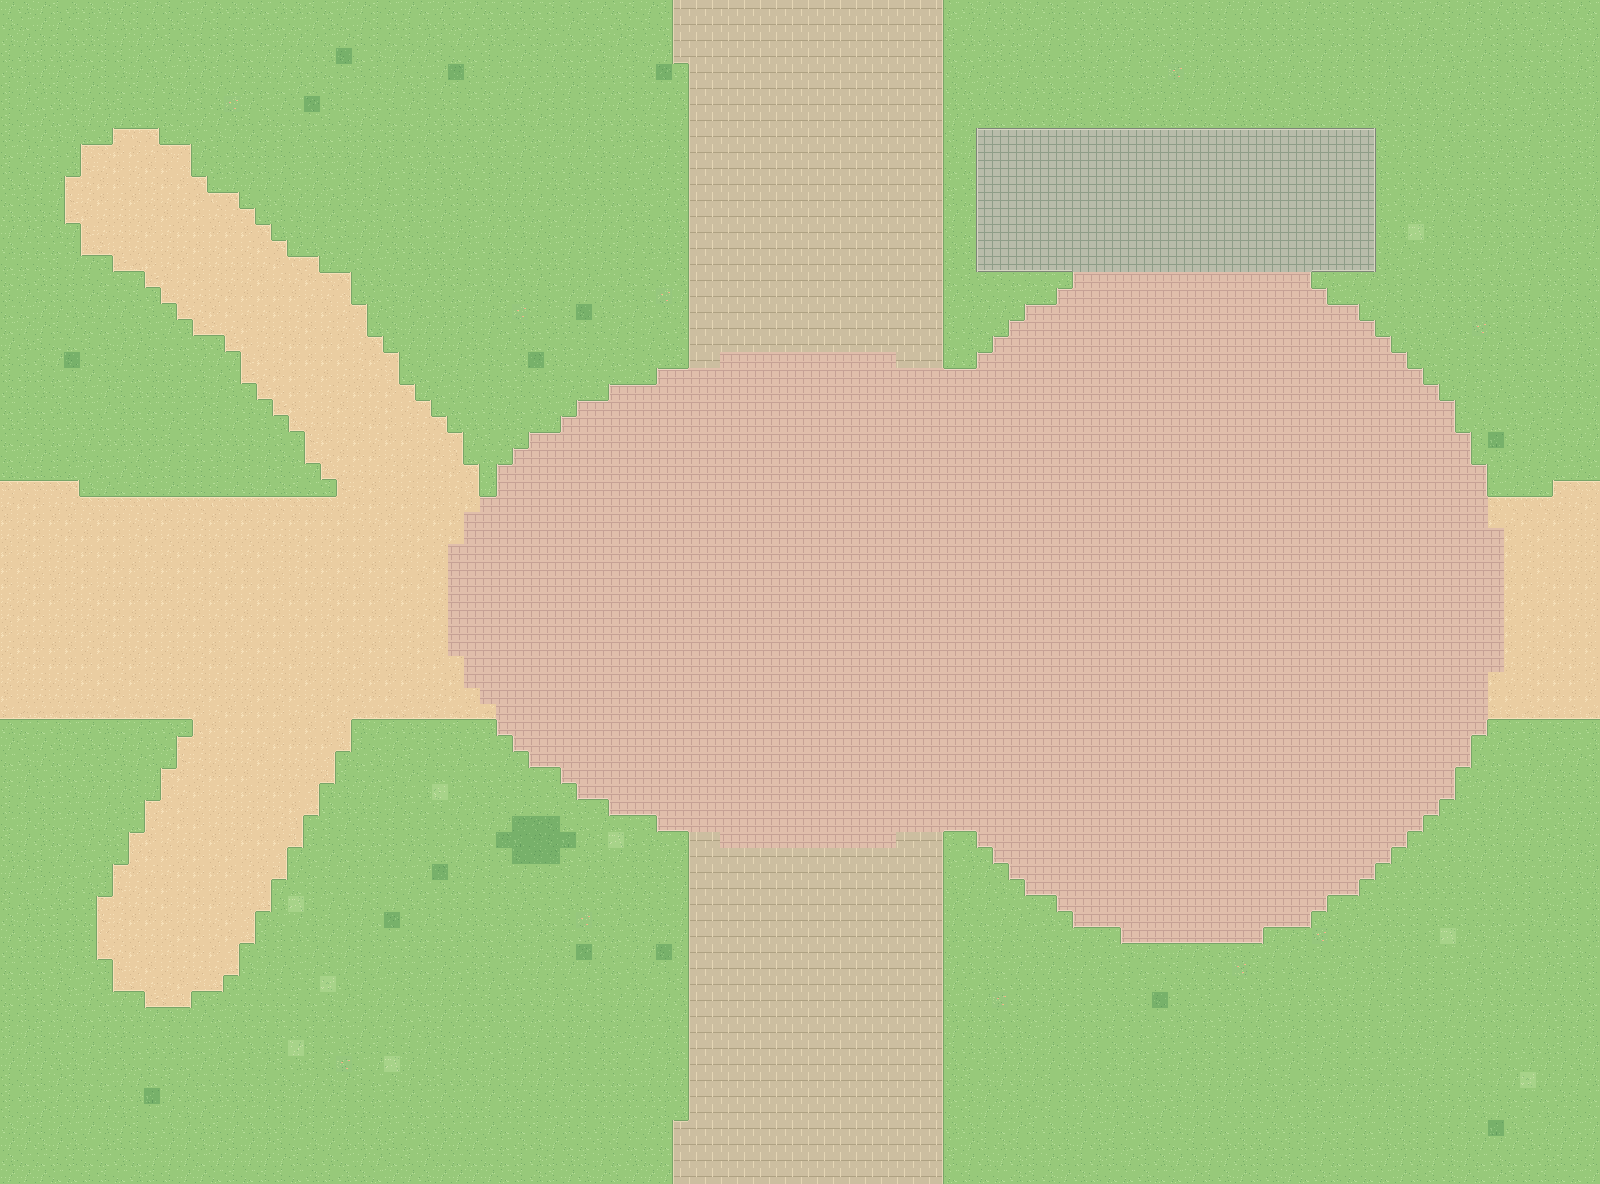

Rendered tile map (Tiled .tmx) drawn with the repository's tilesets; below, a short description and the map source with its tile grids summarised:
An orthogonal 100x74 tile map with 16x16 px tiles, 4 tile layers (Ground, Landscape, Roads, BuildingPads) and 10 objects (3x scene_portal, 2x landmark_area, 2x area_label, building_slot, spawn, ...).

<map version="1.10" tiledversion="1.11.2" orientation="orthogonal" renderorder="right-down" width="100" height="74" tilewidth="16" tileheight="16" infinite="0" nextlayerid="9" nextobjectid="800" backgroundcolor="#97C97A">
  <properties>
    <property name="scene_id" value="17" />
    <property name="scene_name" value="芳樟林与一运西口" />
    <property name="macro_area" value="E 门区行政区" />
    <property name="tile_scale" type="int" value="16" />
    <property name="player_sprite_width" type="int" value="48" />
    <property name="player_sprite_height" type="int" value="48" />
    <property name="world_origin_x_px" type="int" value="8000" />
    <property name="world_origin_y_px" type="int" value="-1184" />
    <property name="ground_only" type="bool" value="true" />
    <property name="building_art_separate" type="bool" value="true" />
  </properties>
  <tileset firstgid="1" name="swu_terrain_16" tilewidth="16" tileheight="16" tilecount="412" columns="16">
    <image source="../assets/ground_tiles_16.png" width="256" height="416" />
  </tileset>
  <layer id="1" name="Ground" width="100" height="74">
    <data>[7400 cells, 7400 non-empty, 4 distinct tile ids]</data>
  </layer>
  <layer id="2" name="Landscape" width="100" height="74">
    <data>[7400 cells, 45 non-empty, 12 distinct tile ids]</data>
  </layer>
  <layer id="3" name="Roads" width="100" height="74">
    <data>[7400 cells, 3654 non-empty, 44 distinct tile ids]</data>
  </layer>
  <layer id="4" name="BuildingPads" width="100" height="74">
    <data>[7400 cells, 225 non-empty, 13 distinct tile ids]</data>
  </layer>
  <objectgroup id="5" name="BuildingSlots" visible="0" color="#D9B768">
    <object id="1" name="slot_17_01" type="building_slot" x="976" y="128" width="400" height="144">
      <properties>
        <property name="display_name" value="西口配套建筑预留" />
        <property name="confidence" value="schematic" />
        <property name="note" value="建筑预留地，仅用于当前地图阶段，后续再放建筑与碰撞体" />
        <property name="future_collision" type="bool" value="true" />
        <property name="currently_walkable" type="bool" value="true" />
        <property name="macro_area" value="E 门区行政区" />
      </properties>
    </object>
  </objectgroup>
  <objectgroup id="6" name="LandmarkAreas" visible="0" color="#3B9C88">
    <object id="2" name="area_17_01" type="landmark_area" x="128" y="128" width="624" height="848">
      <properties>
        <property name="display_name" value="芳樟林" />
        <property name="confidence" value="landmark_area_approx" />
      </properties>
    </object>
    <object id="3" name="area_17_02" type="landmark_area" x="976" y="368" width="448" height="464">
      <properties>
        <property name="display_name" value="第一运动场西口" />
        <property name="confidence" value="landmark_area_approx" />
      </properties>
    </object>
  </objectgroup>
  <objectgroup id="7" name="Portals" visible="0" color="#4CA3D9">
    <object id="4" name="exit_north" type="scene_portal" x="672" y="0" width="272" height="64">
      <properties>
        <property name="direction" value="north" />
        <property name="target_scene" value="11" />
        <property name="target_portal" value="exit_south" />
        <property name="spawn_x_px" type="int" value="800" />
        <property name="spawn_y_px" type="int" value="1056" />
        <property name="trigger" value="cross_map_edge" />
        <property name="enabled" type="bool" value="true" />
      </properties>
    </object>
    <object id="5" name="exit_south" type="scene_portal" x="672" y="1120" width="272" height="64">
      <properties>
        <property name="direction" value="south" />
        <property name="target_scene" value="23" />
        <property name="target_portal" value="exit_north" />
        <property name="spawn_x_px" type="int" value="800" />
        <property name="spawn_y_px" type="int" value="112" />
        <property name="trigger" value="cross_map_edge" />
        <property name="enabled" type="bool" value="true" />
      </properties>
    </object>
    <object id="6" name="exit_west" type="scene_portal" x="0" y="480" width="80" height="240">
      <properties>
        <property name="direction" value="west" />
        <property name="target_scene" value="16" />
        <property name="target_portal" value="exit_east" />
        <property name="spawn_x_px" type="int" value="1424" />
        <property name="spawn_y_px" type="int" value="592" />
        <property name="trigger" value="cross_map_edge" />
        <property name="enabled" type="bool" value="true" />
      </properties>
    </object>
  </objectgroup>
  <objectgroup id="8" name="Spawn" visible="0" color="#74B877">
    <object id="7" name="player_start" type="spawn" x="1376" y="592" width="0" height="0">
      <properties>
        <property name="feet_position" type="bool" value="true" />
        <property name="sprite_width" type="int" value="48" />
        <property name="sprite_height" type="int" value="48" />
      </properties>
    </object>
  </objectgroup>
  <objectgroup id="9" name="地标中文标注_编辑用" visible="1" color="#284F48">
    <object id="8" name="西口配套建筑预留" type="building_label" x="1006.0" y="178.0" width="340" height="44">
      <text fontfamily="Noto Sans CJK SC" pixelsize="21" color="#284D42" halign="center" valign="center" wrap="1">西口配套建筑预留</text>
    </object>
    <object id="9" name="芳樟林" type="area_label" x="270.0" y="530.0" width="340" height="44">
      <text fontfamily="Noto Sans CJK SC" pixelsize="21" color="#284D42" halign="center" valign="center" wrap="1">芳樟林</text>
    </object>
    <object id="10" name="第一运动场西口" type="area_label" x="1030.0" y="578.0" width="340" height="44">
      <text fontfamily="Noto Sans CJK SC" pixelsize="21" color="#284D42" halign="center" valign="center" wrap="1">第一运动场西口</text>
    </object>
  </objectgroup>
</map>
